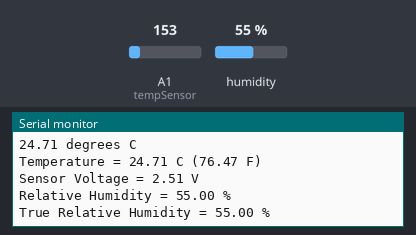
Bench run of a sketch on a simulated Arduino Uno, built with avr-gcc and run on an emulated ATmega328P. Parts: the last lines printed to the serial monitor. Inputs (shaded band) come from the test bench; at power-on: humidity 55 %, A1 (tempSensor) = 153.

Above: at 1.2 s.
1.3 s: humidity set to 22 %
At 2.6 s:
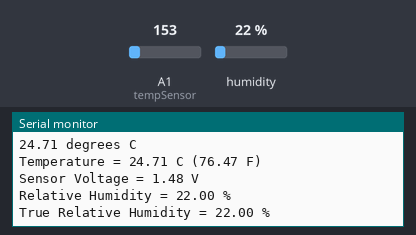
2.8 s: A1 (tempSensor) set to 165
4.3 s: humidity set to 40 %
At 5.1 s:
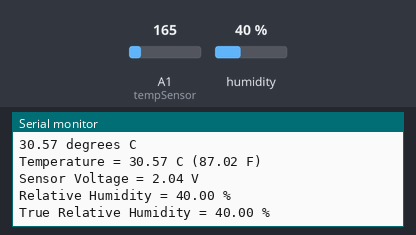
5.8 s: A1 (tempSensor) set to 175
Timing chart, 0 to 8.3 s (numbered marks = the images above; inputs shaded):
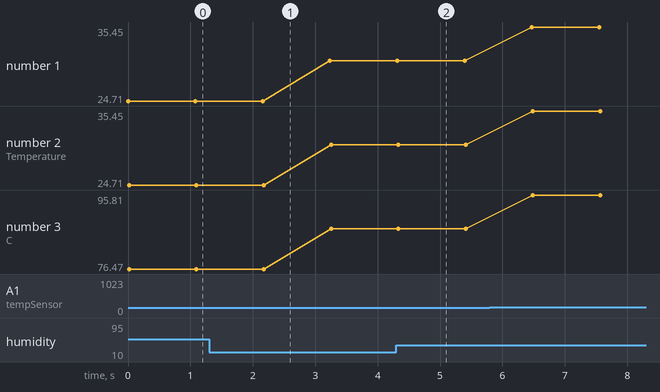

Measured:
- after the input at 1.3 s, the serial monitor: prints a new line after 0.91 s (image 1)
- after the input at 4.3 s, the serial monitor: prints a new line after 0.07 s (image 2)
- plotted number 1: 24.71 → 30.57 after the input at 2.8 s, 30.57 → 35.45 after the input at 5.8 s
- plotted number 2: 24.71 → 30.57 after the input at 2.8 s, 30.57 → 35.45 after the input at 5.8 s
- plotted number 3: 76.47 → 87.02 after the input at 2.8 s, 87.02 → 95.81 after the input at 5.8 s

The sketch:

humidity___temp.ino
```cpp
#include <SparkFun_HIH4030.h>
#include <Wire.h>
#define aref_voltage 5
int tempSensor = 1;
int tempReading;
#define HIH4030_OUT A0
#define HIH4030_SUPPLY 5
HIH4030 sensorSpecs(HIH4030_OUT, HIH4030_SUPPLY);

void setup(void)
{
  Serial.begin(9600);
}
void printData(HIH4030 sensor, float temperature){
  Serial.print("Temperature = ");
  Serial.print(temperature);
  Serial.print(" C ("); Serial.print((temperature * 9/5) + 32); Serial.println(" F)");
  Serial.print("Sensor Voltage = ");
  Serial.print(sensor.vout());
  Serial.println(" V");
  Serial.print("Relative Humidity = ");
  Serial.print(sensor.getSensorRH());
  Serial.println(" %");
  Serial.print("True Relative Humidity = ");
  Serial.print(sensor.getTrueRH(temperature));
  Serial.println(" %");
}

float getTemperature()
{
 tempReading = analogRead(tempSensor);
 float voltage = tempReading * aref_voltage;
 voltage /= 1024.0;
 float temperatureC = (voltage - 0.5) * 100 ;
 Serial.print(temperatureC); Serial.println(" degrees C");
return temperatureC;
}

void loop(void)
{
  float temp = getTemperature();
  printData(sensorSpecs, temp);
  Serial.println("");
  delay(1000);

}
```
